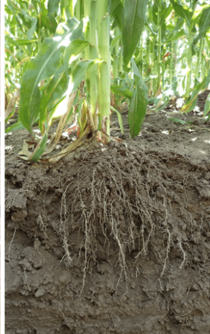
#> input picture ai_app/lessprone.png, 210 x 334 px; the run also reads 1 picture not shown here
$ python train_erosion_model.py   (older library calls are emulated)
#> lines starting #> are read from the running program, lines starting #| are printed output that depends on the picture
#> further down, img is the input picture: shape (334, 210, 3); mean B, G, R 89.3, 125.6, 120.7
import cv2, numpy as np, joblib
from pathlib import Path
from collections import OrderedDict
from sklearn.ensemble import RandomForestClassifier
from sklearn.model_selection import StratifiedKFold, cross_val_score
from sklearn.pipeline import Pipeline
from sklearn.preprocessing import StandardScaler

# --------------------------
# Correct image paths
# --------------------------
low_files = [
    Path("lessprone.png"),
    Path("lessprone1.jpg"),
    Path("lessprone2.jpg"),
    Path("lessprone3.jpg"),
    Path("lessprone4.jpg"),
]

high_files = [
    Path("moreprone1.jpg"),
    Path("moreprone2.jpg"),
    Path("moreprone3.jpg"),
    Path("moreprone4.jpg"),
    Path("moreprone5.jpg"),
]

def norm(a):
    mn, mx = a.min(), a.max()
    if mx - mn < 1e-6:
        return np.zeros_like(a)
    return (a - mn) / (mx - mn)

def local_variance(arr, win):
    arrf = arr.astype(np.float32)
    m = cv2.blur(arrf, (win,win))
    m2 = cv2.blur(arrf*arrf, (win,win))
    v = m2 - m*m
    v[v < 0] = 0
    return v

def compute_features(img_bgr):
    # Make consistent size
    h, w = img_bgr.shape[:2]
#> h = 334; w = 210
    scale = 512 / max(h, w) if max(h, w) > 512 else 1.0
#> scale = 1
    if scale != 1.0:
        img_bgr = cv2.resize(img_bgr, (int(w*scale), int(h*scale)))

    # Use uint8 grayscale to avoid OpenCV AVX bug
    img_gray = cv2.cvtColor(img_bgr, cv2.COLOR_BGR2GRAY)
    img_gray_u8 = img_gray.astype(np.uint8)

    # --------------------------
    # Multi-scale Sobel (SAFE)
    # --------------------------
    sobel_small = np.sqrt(
        cv2.Sobel(img_gray_u8, cv2.CV_64F, 1, 0, 3)**2 +
        cv2.Sobel(img_gray_u8, cv2.CV_64F, 0, 1, 3)**2
    )
    sobel_large = np.sqrt(
        cv2.Sobel(img_gray_u8, cv2.CV_64F, 1, 0, 7)**2 +
        cv2.Sobel(img_gray_u8, cv2.CV_64F, 0, 1, 7)**2
    )

    # --------------------------
    # Laplacian (SAFE)
    # --------------------------
    lap = np.abs(cv2.Laplacian(img_gray_u8, cv2.CV_64F))

    # --------------------------
    # Edge density
    # --------------------------
    edges = cv2.Canny(img_gray_u8, 50, 150)
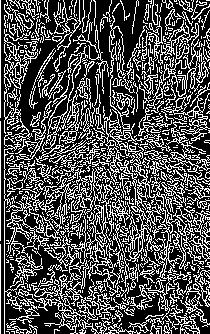
#> edges: shape (334, 210); 31.8% white in thin lines or dots
    edge_density = cv2.blur(edges.astype(np.float32)/255.0, (25,25))

    # --------------------------
    # Morphology (SAFE)
    # --------------------------
    se = cv2.getStructuringElement(cv2.MORPH_ELLIPSE, (15,15))
    blackhat = cv2.morphologyEx(img_gray_u8, cv2.MORPH_BLACKHAT, se)
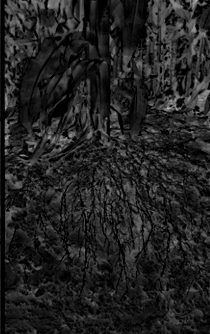
#> blackhat: shape (334, 210); min 0, max 180, mean 34.7
    tophat  = cv2.morphologyEx(img_gray_u8, cv2.MORPH_TOPHAT, se)
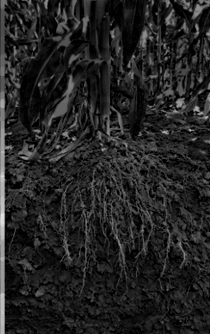
#> tophat: shape (334, 210); min 0, max 226, mean 35.6

    # --------------------------
    # Variance (still float safe)
    # --------------------------
    var_comb = 0.5 * norm(local_variance(img_gray_u8, 9)) + \
               0.5 * norm(local_variance(img_gray_u8, 31))
#> in local_variance, `v = m2 - m*m`:
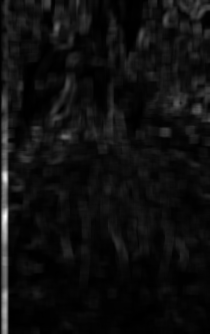
#> v: shape (334, 210) float32; min 13.56, max 10486.6, mean 660.7; drawn with min black and max white
#> in norm, `mn, mx = a.min(), a.max()`: mn = 13.56; mx = 10486.6
#> call 2 of local_variance, with win = 31
#> in local_variance (call 2), `m2 = cv2.blur(arrf*arrf, (win,win))`:
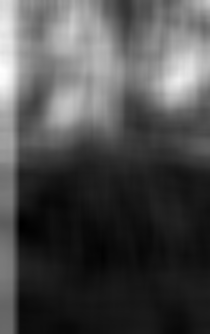
#> m2: shape (334, 210) float32; min 4146.3, max 46868.3, mean 16897.4; drawn with min black and max white
#> in local_variance (call 2), `v = m2 - m*m`:
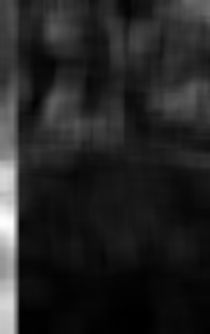
#> v: shape (334, 210) float32; min 115.2, max 6918.2, mean 1074.8; drawn with min black and max white

    # --------------------------
    # Vegetation proxy
    # --------------------------
    green = img_bgr[:,:,1].astype(np.float32)
    rgb_sum = img_bgr.sum(axis=2).astype(np.float32) + 1
    green_ratio = green / rgb_sum
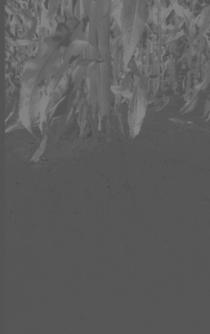
#> green_ratio: shape (334, 210) float32; min 0.269, max 0.529, mean 0.37

    feats = OrderedDict()
    feats["sobel_small"] = sobel_small.mean()
    feats["sobel_large"] = sobel_large.mean()
    feats["lap"] = lap.mean()
    feats["edge_density"] = edge_density.mean()
    feats["blackhat"] = blackhat.mean()
    feats["tophat"] = tophat.mean()
    feats["var"] = var_comb.mean()
    feats["green"] = green_ratio.mean()
    feats["soil_exposure"] = (1 - green_ratio).mean()

    return list(feats.values()), list(feats.keys())


# --------------------------
# Build dataset
# --------------------------
X, y = [], []

for p in low_files:
    img = cv2.imread(str(p))
    if img is None:
        print("Missing:", p); continue
    fvals, fnames = compute_features(img)
#> fvals = [108.8, 108.8, 28.61, 0.316, 34.72, 35.59, 0.101, 0.37, 0.63]; fnames = ['sobel_small', 'sobel_large', 'lap', 'edge_density', 'blackhat', 'tophat', 'var', 'green', 'soil_exposure']
    X.append(fvals); y.append(0)
#> pass 2 of the loop `for p in low_files:`:
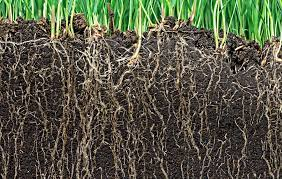
#> input picture ai_app/lessprone1.jpg, 282 x 179 px
#> img is the input picture: shape (179, 282, 3); mean B, G, R 69.7, 88.2, 86.6
#> img_gray: shape (179, 282)
#> sobel_small: shape (179, 282) float64
#> lap: shape (179, 282) float64
#> in compute_features (call 2), `edges = cv2.Canny(img_gray_u8, 50, 150)`:
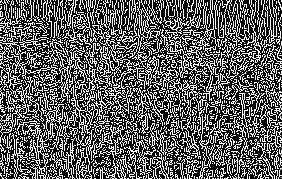
#> edges: shape (179, 282); 37.2% white in thin lines or dots
#> edge_density: shape (179, 282) float32
#> blackhat: shape (179, 282)
#> tophat: shape (179, 282)
#> arrf: shape (179, 282) float32
#> m: shape (179, 282) float32
#> m2: shape (179, 282) float32
#> v: shape (179, 282) float32
#> var_comb: shape (179, 282) float32
#> green: shape (179, 282) float32
#> rgb_sum: shape (179, 282) float32
#> in compute_features (call 2), `green_ratio = green / rgb_sum`:
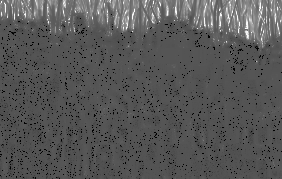
#> green_ratio: shape (179, 282) float32; min 0, max 0.989, mean 0.345
#> `fvals, fnames = compute_features(img)`: fvals = [229.6, 229.6, 115.5, 0.372, 94.33, 74.45, 0.326, 0.345, 0.655]
#> pass 3 of the loop `for p in low_files:`:
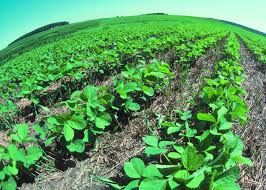
#> input picture ai_app/lessprone2.jpg, 266 x 190 px
#> img is the input picture: shape (190, 266, 3); mean B, G, R 96, 155.9, 92.4
#> img_gray: shape (190, 266)
#> sobel_small: shape (190, 266) float64
#> lap: shape (190, 266) float64
#> in compute_features (call 3), `edges = cv2.Canny(img_gray_u8, 50, 150)`:
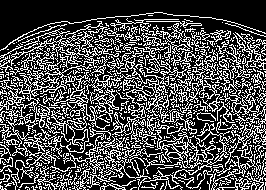
#> edges: shape (190, 266); 30.5% white in thin lines or dots
#> in compute_features (call 3), `edge_density = cv2.blur(edges.astype(np.float32)/255.0, (25,25))`:
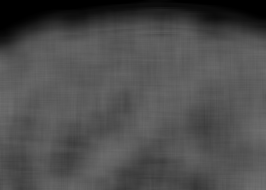
#> edge_density: shape (190, 266) float32; min 0, max 0.443, mean 0.305
#> `fvals, fnames = compute_features(img)`: fvals = [160.6, 160.6, 70.84, 0.305, 60.21, 57.16, 0.36, 0.476, 0.524]
#> the loop made 5 passes; the first 3 are shown

for p in high_files:
    img = cv2.imread(str(p))
    if img is None:
        print("Missing:", p); continue
    fvals, fnames = compute_features(img)
#> fvals = [123.7, 123.7, 38.07, 0.255, 32.62, 42.22, 0.238, 0.337, 0.663]
    X.append(fvals); y.append(1)
#> pass 2 of the loop `for p in high_files:`:
#> pass 3 of the loop `for p in high_files:`:
#> the loop made 5 passes; the first 3 are shown

X = np.array(X, dtype=np.float32)
y = np.array(y, dtype=np.int32)

print("Loaded dataset:", X.shape, y.shape)
#| Loaded dataset: (6, 9) (6,)

# --------------------------
# Train RF model
# --------------------------
pipe = Pipeline([
    ("scale", StandardScaler()),
    ("rf", RandomForestClassifier(n_estimators=300, random_state=42))
])

cv = StratifiedKFold(n_splits=5, shuffle=True, random_state=42)
scores = cross_val_score(pipe, X, y, cv=cv, scoring="accuracy")
print("CV Accuracy:", scores, "Mean =", scores.mean())

pipe.fit(X, y)

# Save
joblib.dump(
    {"pipeline": pipe, "feature_names": fnames},
    "erosion_rf_pipeline.pkl"
)

print("Saved model: erosion_rf_pipeline.pkl")
